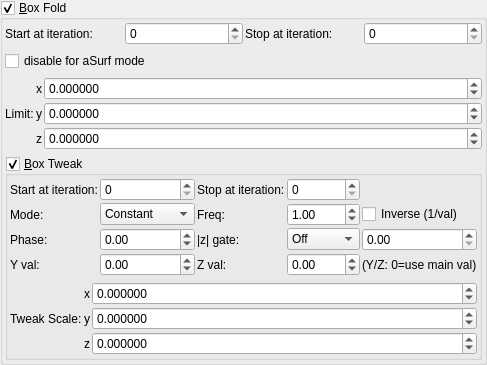
    <widget class="MyGroupBox" name="groupCheck_transf_function_enabledA_false">
     <property name="font">
      <font>
       <weight>50</weight>
       <bold>false</bold>
      </font>
     </property>
     <property name="title">
      <string>&amp;Box Fold</string>
     </property>
     <property name="checkable">
      <bool>true</bool>
     </property>
     <layout class="QVBoxLayout" name="verticalLayout_12">
      <property name="leftMargin">
       <number>2</number>
      </property>
      <property name="topMargin">
       <number>2</number>
      </property>
      <property name="rightMargin">
       <number>2</number>
      </property>
      <property name="bottomMargin">
       <number>2</number>
      </property>
      <item>
       <layout class="QGridLayout" name="gridLayout_79">
        <property name="spacing">
         <number>2</number>
        </property>
        <item row="2" column="3">
         <widget class="MySpinBox" name="spinboxInt_transf_stop_iterations_A">
          <property name="sizePolicy">
           <sizepolicy hsizetype="Preferred" vsizetype="Maximum">
            <horstretch>0</horstretch>
            <verstretch>0</verstretch>
           </sizepolicy>
          </property>
          <property name="maximum">
           <number>999</number>
          </property>
         </widget>
        </item>
        <item row="2" column="1">
         <widget class="MySpinBox" name="spinboxInt_transf_start_iterations_A">
          <property name="sizePolicy">
           <sizepolicy hsizetype="Minimum" vsizetype="Maximum">
            <horstretch>0</horstretch>
            <verstretch>0</verstretch>
           </sizepolicy>
          </property>
          <property name="minimum">
           <number>0</number>
          </property>
          <property name="maximum">
           <number>999</number>
          </property>
          <property name="value">
           <number>0</number>
          </property>
         </widget>
        </item>
        <item row="2" column="2">
         <widget class="QLabel" name="label_51">
          <property name="text">
           <string>Stop at iteration:</string>
          </property>
         </widget>
        </item>
        <item row="2" column="0">
         <widget class="QLabel" name="label_71">
          <property name="text">
           <string>Start at iteration:</string>
          </property>
         </widget>
        </item>
       </layout>
      </item>
      <item>
       <widget class="MyCheckBox" name="checkBox_transf_function_enabled">
        <property name="text">
         <string notr="true">disable for aSurf mode</string>
        </property>
       </widget>
      </item>
      <item>
       <layout class="QGridLayout" name="gridLayout_64" columnstretch="0,0,0,1">
        <property name="spacing">
         <number>2</number>
        </property>
        <item row="3" column="2">
         <widget class="QLabel" name="label_124">
          <property name="text">
           <string notr="true">z</string>
          </property>
         </widget>
        </item>
        <item row="1" column="2">
         <widget class="QLabel" name="label_123">
          <property name="text">
           <string notr="true">x</string>
          </property>
         </widget>
        </item>
        <item row="1" column="3">
         <widget class="MyDoubleSpinBox" name="spinbox3_transf_addition_constant_111_x">
          <property name="sizePolicy">
           <sizepolicy hsizetype="Minimum" vsizetype="Maximum">
            <horstretch>0</horstretch>
            <verstretch>0</verstretch>
           </sizepolicy>
          </property>
          <property name="prefix">
           <string/>
          </property>
          <property name="decimals">
           <number>6</number>
          </property>
          <property name="minimum">
           <double>-99.989999999999995</double>
          </property>
          <property name="singleStep">
           <double>0.100000000000000</double>
          </property>
         </widget>
        </item>
        <item row="2" column="3">
         <widget class="MyDoubleSpinBox" name="spinbox3_transf_addition_constant_111_y">
          <property name="sizePolicy">
           <sizepolicy hsizetype="Minimum" vsizetype="Maximum">
            <horstretch>0</horstretch>
            <verstretch>0</verstretch>
           </sizepolicy>
          </property>
          <property name="decimals">
           <number>6</number>
          </property>
          <property name="minimum">
           <double>-99.989999999999995</double>
          </property>
          <property name="maximum">
           <double>99.989999999999995</double>
          </property>
          <property name="singleStep">
           <double>0.100000000000000</double>
          </property>
         </widget>
        </item>
        <item row="2" column="2">
         <widget class="QLabel" name="label_122">
          <property name="text">
           <string notr="true">y</string>
          </property>
         </widget>
        </item>
        <item row="3" column="3">
         <widget class="MyDoubleSpinBox" name="spinbox3_transf_addition_constant_111_z">
          <property name="sizePolicy">
           <sizepolicy hsizetype="Minimum" vsizetype="Maximum">
            <horstretch>0</horstretch>
            <verstretch>0</verstretch>
           </sizepolicy>
          </property>
          <property name="decimals">
           <number>6</number>
          </property>
          <property name="minimum">
           <double>-99.989999999999995</double>
          </property>
          <property name="maximum">
           <double>99.989999999999995</double>
          </property>
          <property name="singleStep">
           <double>0.100000000000000</double>
          </property>
         </widget>
        </item>
        <item row="2" column="1">
         <widget class="QLabel" name="label_257">
          <property name="text">
           <string>Limit:</string>
          </property>
         </widget>
        </item>
       </layout>
      </item>
      <item>
       <widget class="MyGroupBox" name="groupCheck_transf_function_enabled_false">
        <property name="font">
         <font>
          <weight>50</weight>
          <bold>false</bold>
         </font>
        </property>
        <property name="title">
         <string>&amp;Box Tweak</string>
        </property>
        <property name="checkable">
         <bool>true</bool>
        </property>
        <layout class="QVBoxLayout" name="verticalLayout_5">
         <property name="leftMargin">
          <number>2</number>
         </property>
         <property name="topMargin">
          <number>2</number>
         </property>
         <property name="rightMargin">
          <number>2</number>
         </property>
         <property name="bottomMargin">
          <number>2</number>
         </property>
         <item>
          <layout class="QGridLayout" name="gridLayout_73">
           <property name="spacing">
            <number>2</number>
           </property>
           <item row="0" column="1">
            <widget class="MySpinBox" name="spinboxInt_transf_multiplier_start_iter_3">
             <property name="sizePolicy">
              <sizepolicy hsizetype="Minimum" vsizetype="Maximum">
               <horstretch>0</horstretch>
               <verstretch>0</verstretch>
              </sizepolicy>
             </property>
             <property name="maximum">
              <number>999</number>
             </property>
            </widget>
           </item>
           <item row="0" column="0">
            <widget class="QLabel" name="label_272">
             <property name="text">
              <string>Start at iteration:</string>
             </property>
            </widget>
           </item>
           <item row="0" column="2">
            <widget class="QLabel" name="label_271">
             <property name="text">
              <string>Stop at iteration:</string>
             </property>
            </widget>
           </item>
           <item row="0" column="3">
            <widget class="MySpinBox" name="spinboxInt_transf_multiplier_stop_iter_31">
             <property name="sizePolicy">
              <sizepolicy hsizetype="Minimum" vsizetype="Maximum">
               <horstretch>0</horstretch>
               <verstretch>0</verstretch>
              </sizepolicy>
             </property>
             <property name="maximum">
              <number>999</number>
             </property>
            </widget>
           </item>
      <item row="1" column="0">
       <widget class="QLabel"><property name="text"><string>Mode:</string></property></widget>
      </item>
      <item row="1" column="1">
       <widget class="MyComboBox" name="comboBox_transf_multiplier_value_mode_3">
        <item><property name="text"><string notr="true">Constant</string></property></item>
        <item><property name="text"><string notr="true">Sine</string></property></item>
        <item><property name="text"><string notr="true">Ramp</string></property></item>
        <item><property name="text"><string notr="true">Exponential</string></property></item>
        <item><property name="text"><string notr="true">Triangle</string></property></item>
        <item><property name="text"><string notr="true">Square</string></property></item>
        <item><property name="text"><string notr="true">Smoothstep</string></property></item>
        <item><property name="text"><string notr="true">Noise</string></property></item>
        <item><property name="text"><string notr="true">Ping-pong</string></property></item>
        <item><property name="text"><string notr="true">Stepped</string></property></item>
       </widget>
      </item>
      <item row="1" column="2">
       <widget class="QLabel"><property name="text"><string>Freq:</string></property></widget>
      </item>
      <item row="1" column="3">
       <widget class="MyDoubleSpinBox" name="spinbox_transf_multiplier_frequency_3">
        <property name="minimum"><double>0.01</double></property><property name="maximum"><double>100.0</double></property>
        <property name="singleStep"><double>0.1</double></property><property name="value"><double>1.0</double></property>
       </widget>
      </item>
      <item row="1" column="4" colspan="2">
       <widget class="MyCheckBox" name="checkBox_transf_multiplier_inverse_3">
        <property name="text"><string>Inverse (1/val)</string></property>
       </widget>
      </item>
      <item row="2" column="0">
       <widget class="QLabel"><property name="text"><string>Phase:</string></property></widget>
      </item>
      <item row="2" column="1">
       <widget class="MyDoubleSpinBox" name="spinbox_transf_multiplier_phase_3">
        <property name="minimum"><double>-10.0</double></property><property name="maximum"><double>10.0</double></property>
        <property name="singleStep"><double>0.1</double></property><property name="value"><double>0.0</double></property>
       </widget>
      </item>
      <item row="2" column="2">
       <widget class="QLabel"><property name="text"><string>|z| gate:</string></property></widget>
      </item>
      <item row="2" column="3">
       <widget class="MyComboBox" name="comboBox_transf_multiplier_threshold_mode_3">
        <item><property name="text"><string notr="true">Off</string></property></item>
        <item><property name="text"><string notr="true">&gt; thresh</string></property></item>
        <item><property name="text"><string notr="true">&lt; thresh</string></property></item>
       </widget>
      </item>
      <item row="2" column="4" colspan="2">
       <widget class="MyDoubleSpinBox" name="spinbox_transf_multiplier_threshold_3">
        <property name="minimum"><double>0.0</double></property><property name="maximum"><double>1000.0</double></property>
        <property name="singleStep"><double>0.1</double></property><property name="value"><double>0.0</double></property>
       </widget>
      </item>
      <item row="3" column="0">
       <widget class="QLabel"><property name="text"><string>Y val:</string></property></widget>
      </item>
      <item row="3" column="1">
       <widget class="MyDoubleSpinBox" name="spinbox_transf_multiplier_scale_y_3">
        <property name="minimum"><double>-100.0</double></property><property name="maximum"><double>100.0</double></property>
        <property name="singleStep"><double>0.01</double></property><property name="value"><double>0.0</double></property>
       </widget>
      </item>
      <item row="3" column="2">
       <widget class="QLabel"><property name="text"><string>Z val:</string></property></widget>
      </item>
      <item row="3" column="3">
       <widget class="MyDoubleSpinBox" name="spinbox_transf_multiplier_scale_z_3">
        <property name="minimum"><double>-100.0</double></property><property name="maximum"><double>100.0</double></property>
        <property name="singleStep"><double>0.01</double></property><property name="value"><double>0.0</double></property>
       </widget>
      </item>
      <item row="3" column="4" colspan="2">
       <widget class="QLabel"><property name="text"><string notr="true">(Y/Z: 0=use main val)</string></property></widget>
      </item>
          </layout>
         </item>
         <item>
          <layout class="QGridLayout" name="gridLayout_5" columnstretch="0,0,1">
           <property name="spacing">
            <number>2</number>
           </property>
           <item row="2" column="1">
            <widget class="QLabel" name="label_30">
             <property name="text">
              <string notr="true">z</string>
             </property>
            </widget>
           </item>
           <item row="0" column="1">
            <widget class="QLabel" name="label_32">
             <property name="text">
              <string notr="true">x</string>
             </property>
            </widget>
           </item>
           <item row="1" column="1">
            <widget class="QLabel" name="label_33">
             <property name="text">
              <string notr="true">y</string>
             </property>
            </widget>
           </item>
           <item row="1" column="0">
            <widget class="QLabel" name="label_37">
             <property name="text">
              <string>Tweak Scale:</string>
             </property>
            </widget>
           </item>
           <item row="0" column="2">
            <widget class="MyDoubleSpinBox" name="spinbox3_transf_scale3D_000_x">
             <property name="enabled">
              <bool>true</bool>
             </property>
             <property name="sizePolicy">
              <sizepolicy hsizetype="Minimum" vsizetype="Maximum">
               <horstretch>0</horstretch>
               <verstretch>0</verstretch>
              </sizepolicy>
             </property>
             <property name="decimals">
              <number>6</number>
             </property>
             <property name="minimum">
              <double>-99.989999999999995</double>
             </property>
             <property name="maximum">
              <double>99.989999999999995</double>
             </property>
             <property name="singleStep">
              <double>0.100000000000000</double>
             </property>
            </widget>
           </item>
           <item row="1" column="2">
            <widget class="MyDoubleSpinBox" name="spinbox3_transf_scale3D_000_y">
             <property name="enabled">
              <bool>true</bool>
             </property>
             <property name="sizePolicy">
              <sizepolicy hsizetype="Minimum" vsizetype="Maximum">
               <horstretch>0</horstretch>
               <verstretch>0</verstretch>
              </sizepolicy>
             </property>
             <property name="decimals">
              <number>6</number>
             </property>
             <property name="minimum">
              <double>-99.989999999999995</double>
             </property>
             <property name="maximum">
              <double>99.989999999999995</double>
             </property>
             <property name="singleStep">
              <double>0.100000000000000</double>
             </property>
            </widget>
           </item>
           <item row="2" column="2">
            <widget class="MyDoubleSpinBox" name="spinbox3_transf_scale3D_000_z">
             <property name="enabled">
              <bool>true</bool>
             </property>
             <property name="sizePolicy">
              <sizepolicy hsizetype="Minimum" vsizetype="Maximum">
               <horstretch>0</horstretch>
               <verstretch>0</verstretch>
              </sizepolicy>
             </property>
             <property name="decimals">
              <number>6</number>
             </property>
             <property name="minimum">
              <double>-99.989999999999995</double>
             </property>
             <property name="maximum">
              <double>99.989999999999995</double>
             </property>
             <property name="singleStep">
              <double>0.100000000000000</double>
             </property>
            </widget>
           </item>
          </layout>
         </item>
        </layout>
       </widget>
      </item>
     </layout>
    </widget>
